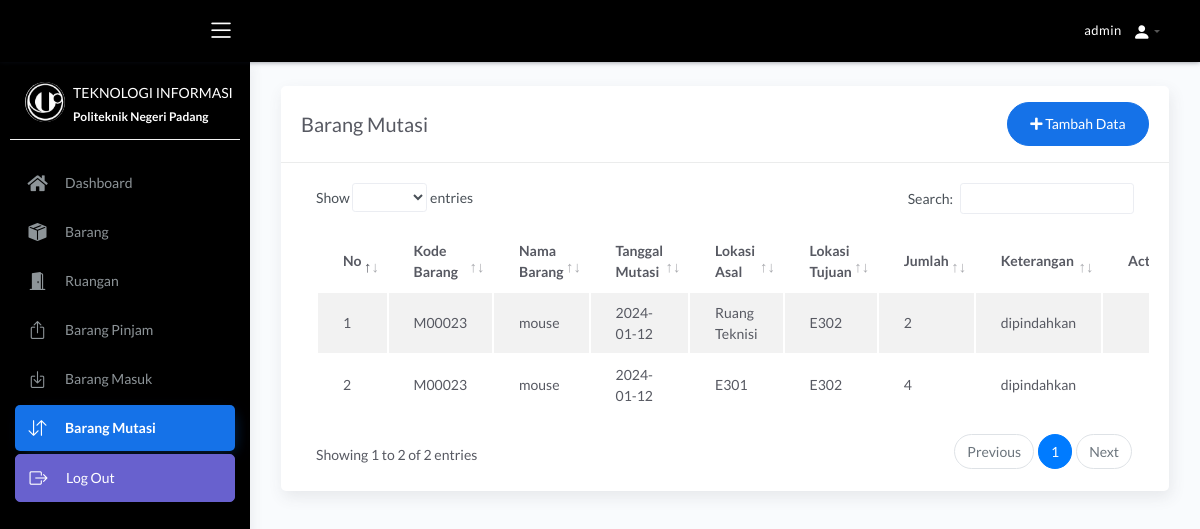
The app's page /index.php?p=barangMutasi (signed in) with its own data.
### tables this page shows
CREATE TABLE `barang_mutasi` (
  `id_mutasi` int(15) NOT NULL,
  `kode_barang` varchar(15) NOT NULL,
  `tgl_mutasi` date NOT NULL,
  `lokasi_asal` int(11) NOT NULL,
  `lokasi_tujuan` int(11) NOT NULL,
  `jumlah` int(11) NOT NULL,
  `keterangan` text NOT NULL,
  `nama_barang` varchar(50) NOT NULL
);

CREATE TABLE `barang` (
  `kode_barang` varchar(15) NOT NULL,
  `nama_barang` varchar(50) NOT NULL,
  `jenis` varchar(50) NOT NULL,
  `stok` int(11) NOT NULL,
  `keterangan` text NOT NULL
);

CREATE TABLE `ruangan` (
  `id` int(11) NOT NULL,
  `nama_ruangan` varchar(60) NOT NULL
);

### page/Barangmutasi/barangmutasi.php (the view, shortened to what this page needs)
<div class="row mx-3 my-4">
    <div class="col-md-12">
        <div class="card">
            <div class="card-header">
                <div class="d-flex align-items-center">
                    <h4 class="card-title">Barang Mutasi</h4>
                    <?php if($_SESSION['level']=='admin'){?>
                    <button class="btn btn-primary btn-round ml-auto" data-toggle="modal" data-target="#addRowModal">
                        <i class="fa fa-plus"></i>
                        Tambah Data
                    </button>
                    <?php }?>
                </div>
            </div>
            <div class="card-body">
                <div class="table-responsive">
                    <table id="add-row" class="display table table-striped table-hover">
                        <thead>
                            <tr>
                                <th>No</th>
                                <th>Kode Barang</th>
                                <th>Nama Barang</th>
                                <th>Tanggal Mutasi</th>
                                <th>Lokasi Asal</th>
                                <th>Lokasi Tujuan</th>
                                <th>Jumlah</th>
                                <th>Keterangan</th>
                                <?php if($_SESSION['level']=='admin'){?>
                                <th style="width: 10%">Action</th>
                                <?php }?>
                            </tr>
                        </thead>
                        <tbody>
                            <?php
                              $result = $db->query('SELECT *,barang_mutasi.keterangan,r.nama_ruangan as nama_r from barang_mutasi LEFT JOIN barang on barang_mutasi.kode_barang = barang.kode_barang
                              LEFT JOIN ruangan r on barang_mutasi.lokasi_asal = r.id
                              LEFT JOIN ruangan rr on barang_mutasi.lokasi_tujuan = rr.id
                              ');
                            $no=1;
                              while($data=mysqli_fetch_array($result)){
                            ?>
                            <tr>
                                <td><?= $no++ ?></td>
                                <td><?= $data['kode_barang'];?></td>
                                <td><?= $data['nama_barang'];?></td>
                                <td><?=$data['tgl_mutasi'];?></td>
                                <td><?=$data['nama_ruangan'];?></td>
                                <td><?=$data['nama_r'];?></td>
                                <td><?= $data['jumlah'];?></td>
                                <td><?=$data['keterangan'];?></td>
                                <?php if($_SESSION['level']=='admin'){?>
                                <td>
                                    <div class="form-button-action">
                                        <button class="btn btn-link btn-primary btn-lg" data-toggle="modal"
                                            data-target="#edit-<?= $data['id_mutasi'];; ?>">
                                        </button>
                                    </div>
                                </td>
                                <?php }?>
                            </tr>
                            <?php
                              }
                            ?>
                        </tbody>
                    </table>
                </div>
            </div>
        </div>
    </div>
</div>

### records on screen
barang_mutasi: kode_barang.kode_barang "M00023", kode_barang.nama_barang "mouse", tgl_mutasi "2024-01-12", ruangan.nama_ruangan "Ruang Teknisi", ruangan.nama_ruangan "E302", jumlah "2", keterangan "dipindahkan"
barang_mutasi: kode_barang.kode_barang "M00023", kode_barang.nama_barang "mouse", tgl_mutasi "2024-01-12", ruangan.nama_ruangan "E301", ruangan.nama_ruangan "E302", jumlah "4", keterangan "dipindahkan"

### other values on screen
$_SESSION['username'] "admin"
